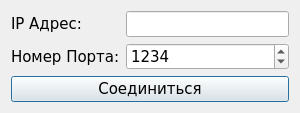
<?xml version="1.0" encoding="UTF-8"?>
<ui version="4.0">
 <class>ConnectionDialog</class>
 <widget class="QDialog" name="ConnectionDialog">
  <property name="geometry">
   <rect>
    <x>0</x>
    <y>0</y>
    <width>300</width>
    <height>106</height>
   </rect>
  </property>
  <property name="font">
   <font>
    <family>Verdana</family>
    <pointsize>11</pointsize>
   </font>
  </property>
  <property name="windowTitle">
   <string>Соединение</string>
  </property>
  <layout class="QVBoxLayout" name="verticalLayout">
   <item>
    <layout class="QGridLayout" name="gridLayout">
     <item row="0" column="0">
      <widget class="QLabel" name="addresslabel">
       <property name="text">
        <string>IP Адрес:</string>
       </property>
      </widget>
     </item>
     <item row="0" column="1">
      <widget class="QLineEdit" name="addressLineEdit"/>
     </item>
     <item row="1" column="0">
      <widget class="QLabel" name="portNumberLabel">
       <property name="text">
        <string>Номер Порта:</string>
       </property>
      </widget>
     </item>
     <item row="1" column="1">
      <widget class="QSpinBox" name="portNumberSpinBox">
       <property name="maximum">
        <number>9999</number>
       </property>
       <property name="value">
        <number>1234</number>
       </property>
      </widget>
     </item>
    </layout>
   </item>
   <item>
    <widget class="QPushButton" name="connectButton">
     <property name="text">
      <string>Соединиться</string>
     </property>
    </widget>
   </item>
  </layout>
 </widget>
 <resources/>
 <connections/>
</ui>
